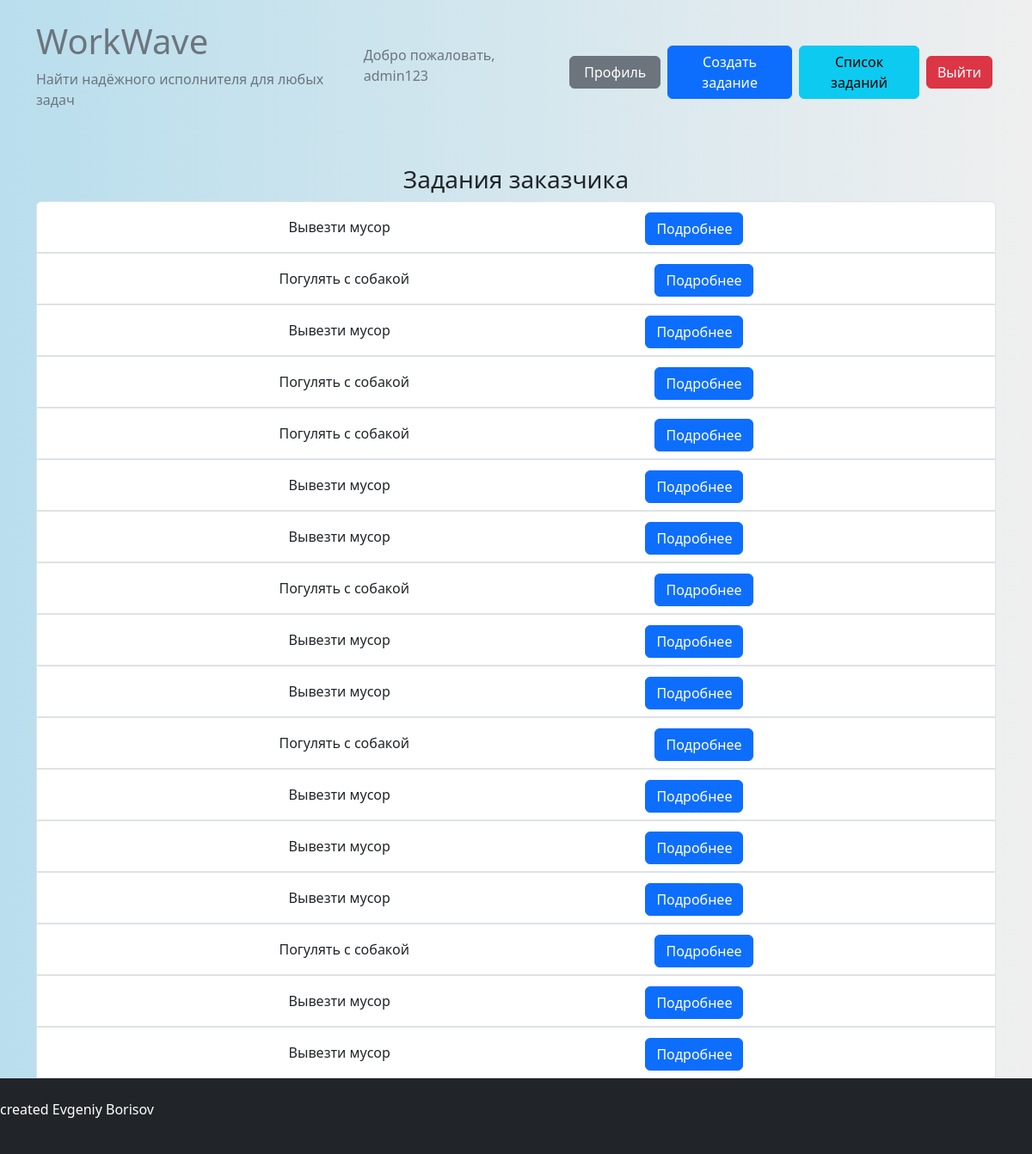
The app's page /customer_tasks/ (signed in) with its own data.
### accounts/models.py (models this page shows)
class CustomUser(AbstractUser):
    CUSTOMER = 'customer'
    EXECUTOR = 'executor'
    ROLE_CHOICES = (
        (CUSTOMER, 'Заказчик'),
        (EXECUTOR, 'Исполнитель'),
    )
    role = models.CharField(
        max_length=10,
        choices=ROLE_CHOICES,
        default=CUSTOMER,
        verbose_name=_('Роль'),
        help_text=_('Роль пользователя'),
    )
    photo_user = models.ImageField(
        upload_to='media/user_photos/',
        verbose_name=_('Фото пользователя'),
        help_text=_('Загрузите фотографию пользователя'),
    )
    name = models.CharField(
        max_length=100,
        null=True,
        blank=True,
        verbose_name=_('Имя'),
        help_text=_('Имя пользователя'),
    )
    description = models.TextField(
        null=True,
        blank=True,
        verbose_name=_('Описание'),
        help_text=_('Описание пользователя'),
    )
    email = models.EmailField(
        unique=True,
        verbose_name=_('Email'),
        help_text=_('Email пользователя'),
    )
    groups = models.ManyToManyField(Group, verbose_name=_("Группы"), blank=True, related_name='customuser_groups')
    user_permissions = models.ManyToManyField(
        Permission,
        verbose_name=_("Права пользователя"),
        blank=True,
        related_name='customuser_user_permissions',
    )

### tasks/models.py (models this page shows, shortened)
class Task(models.Model):
    title = models.CharField(max_length=200)
    image_task = models.ImageField(upload_to='media/image_task/', null=True, blank=True)
    description = models.TextField()
    customer = models.ForeignKey(CustomUser, on_delete=models.CASCADE, related_name='customer_tasks')
    executor = models.ForeignKey(CustomUser, on_delete=models.SET_NULL, null=True, blank=True,
                                 related_name='executor_tasks')
    created_at = models.DateTimeField(auto_now_add=True)
    due_date = models.DateTimeField()
    is_completed = models.BooleanField(default=False)
    canceled_by = models.ForeignKey(CustomUser, on_delete=models.SET_NULL, null=True,
                                    blank=True, related_name='canceled_tasks')
    canceled_at = models.DateTimeField(null=True, blank=True)
    address = models.CharField(max_length=255,null=True)

### tasks/views.py (the view)
# urls.py: path('customer_tasks/', view_tasks.customer_tasks, name='customer_tasks'),
def customer_tasks(request):
    customer_tasks = Task.objects.filter(customer=request.user)
    return render(request, 'tasks/customer_tasks.html', {'customer_tasks': customer_tasks})

### templates/tasks/customer_tasks.html (shortened to what this page needs)
{% extends 'base.html' %}
{% block content %}
<h3 class="text-center">Задания заказчика</h3>
<ul class="list-group">
    {% for task in customer_tasks %}
    <li class="list-group-item d-flex justify-content-evenly align-items-center">
        <div>
            {{ task.title }}
        </div>
        <button type="button" class="btn btn-primary mt-1" data-toggle="modal" data-target="#taskModal{{ task.id }}"
                style="margin-left: 20px;">
            Подробнее
        </button>
    </li>
    {% endfor %}
</ul>
{% endblock %}

### templates/base.html (shortened to what this page needs)
{% load static %}
<!DOCTYPE html>
<html lang="en">
<head>
    <link rel="stylesheet" href="{% static 'css/bootstrap.min.css' %}">
    <link rel="stylesheet" type="text/css" href="{% static 'css/style.css' %}">
</head>
<body>
<header class="bg-primary text-secondary py-4">
    <div class="container">
        <div class="d-flex justify-content-between align-items-center">
            <div>
                <a href="{% url 'home' %}">
                    <h1>WorkWave</h1>
                    <p>Найти надёжного исполнителя для любых задач</p>
                </a>
            </div>
            <div class="d-flex align-items-center">
                {% if user.is_authenticated %}
                <div>
                    <p class="text-secondary px-3">Добро пожаловать, {{ user.username }}</p>
                </div>
                <div class="d-flex align-items-center">
                    <a href="{% url 'profile' %}" class="btn btn-secondary px-3 m-1">Профиль</a>
                    <a href="{% url 'create_task' %}" class="btn btn-primary m-1">Создать задание</a>
                    <a href="{% url 'task_list' %}" class="btn btn-info m-1">Список заданий</a>
                    <form method="post" action="{% url 'logout' %}">
                        <button type="submit" class="btn btn-danger m-1">Выйти</button>
                    </form>
                </div>
                {% else %}
                <button class="btn btn-secondary px-3 m-1" onclick="window.location.href='{% url 'register' %}'">Войти
                </button>
                {% endif %}
            </div>
        </div>
    </div>
</header>
<div class="container mt-4">
    {% block content %}
    {% endblock %}
</div>
</body>
<footer class="bg-dark text-white py-4">
    <div a="container">
        <div class="row">
            <div class="col-md-6">
                <p>created Evgeniy Borisov</p>
            </div>
            <div class="col-md-6 text-md-end">
            </div>
        </div>
    </div>
</footer>
</body>
</html>

### static/css/style.css (style rules this page uses)
body, header { background: linear-gradient(90deg, #b9deed, #efefef); }
body { display: flex; flex-direction: column; min-height: 100vh; }
.container { flex: 1; }
a { color: #6c757d; text-decoration: none; transition: color 0.3s; }

### records on screen
CustomUser: username "admin123"
Task: title "Вывезти мусор"
Task: title "Погулять с собакой"
Task: title "Вывезти мусор"
Task: title "Погулять с собакой"
Task: title "Погулять с собакой"
Task: title "Вывезти мусор"
Task: title "Вывезти мусор"
Task: title "Погулять с собакой"
Task: title "Вывезти мусор"
Task: title "Вывезти мусор"
Task: title "Погулять с собакой"
Task: title "Вывезти мусор"
Task: title "Вывезти мусор"
Task: title "Вывезти мусор"
Task: title "Погулять с собакой"
Task: title "Вывезти мусор"
Task: title "Вывезти мусор"
